Frame 1 (no input): blank canvas, image omitted
Frame 60 (the mouse pressed at the canvas centre just before this capture): blank canvas, image omitted
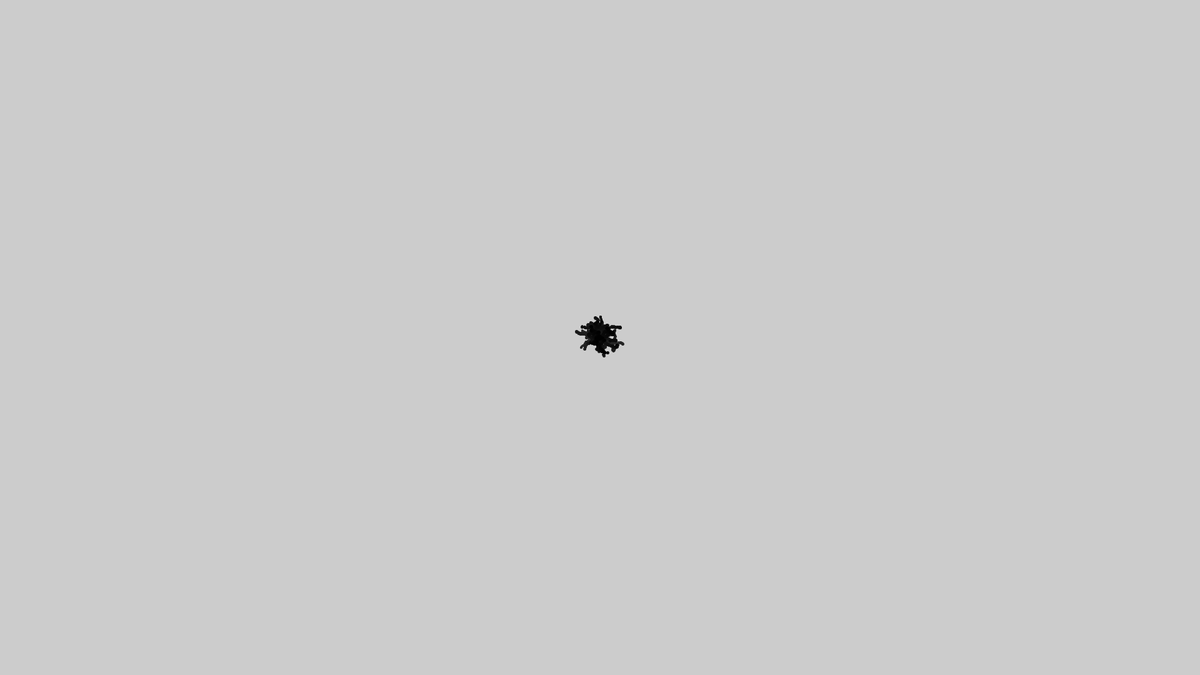
Frame 120 (the mouse held since frame 60 and released just before this capture)

The Processing sketch whose frames 1 and 60 were blank and that drew this single picture after the mouse press (run headless with seeded random() and noise(); from frame 60 on, the mouse is pressed at the canvas centre):

// Processing sketch: Collab
// ── Collab.pde
ArrayList<Blob> b;

void setup() {
  size(1920,1080);
  b = new ArrayList<Blob>();
}

void draw() {
  if(mousePressed) {
    b.add(new Blob(random(3,5), 1000));
  }
  
  for( Blob b : b) {
    b.display();
    b.move();
  }
  if(b.size()>20) {
    b.remove(0); 
  }
  fill(255, 255, 255, 1);
  rect(-10, -10, width+10, height+10);
}

// ── blob.pde
class Blob {
  PVector loc = new PVector(width/2, height/2);
  PVector A = new PVector(0,0);
  PVector V = new PVector(0,0);
  float mass;
  float velocity; 
  //Blob b2;
  
  Blob(float tempMass, float tempVelocity) {
    mass = tempMass;
    velocity = tempVelocity;
  }
  
  void display() {
   fill(0);
   circle(loc.x,loc.y, mass); 
  }
  
  void move() {
   V.add(A);
   A = new PVector(0,0);
   loc.add(V);
   V.limit(2);
   //acceleration type
   acceleration();
   
   if(loc.x>width) loc.x = 0;
   else if (loc.x<0) loc.x = width;
   else if (loc.y>height) loc.y = 0;
   else if (loc.y<0) loc.y = height;
  }
  
  void acceleration() {
    //PVector dir = b2.loc.sub(loc);
    //randomWalker
    A = new PVector(random(-width/velocity, width/velocity),
                    random(-height/velocity, height/velocity));
  }
}
